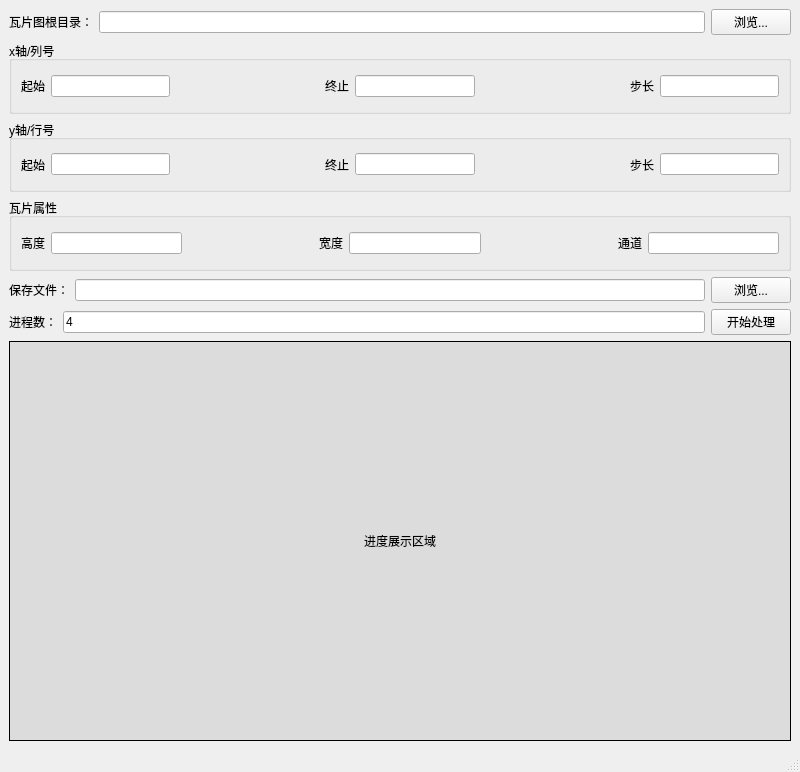
<?xml version="1.0" encoding="UTF-8"?>
<ui version="4.0">
 <class>MainWindow</class>
 <widget class="QMainWindow" name="MainWindow">
  <property name="geometry">
   <rect>
    <x>0</x>
    <y>0</y>
    <width>800</width>
    <height>772</height>
   </rect>
  </property>
  <property name="windowTitle">
   <string>瓦片图合并工具</string>
  </property>
  <widget class="QWidget" name="centralwidget">
   <layout class="QVBoxLayout" name="verticalLayout">
    <item>
     <layout class="QHBoxLayout" name="horizontalLayout_5">
      <item>
       <widget class="QLabel" name="label">
        <property name="text">
         <string>瓦片图根目录：</string>
        </property>
       </widget>
      </item>
      <item>
       <widget class="QLineEdit" name="tileDirEdit">
        <property name="text">
         <string/>
        </property>
       </widget>
      </item>
      <item>
       <widget class="QPushButton" name="browseTileDirBtn">
        <property name="text">
         <string>浏览...</string>
        </property>
       </widget>
      </item>
     </layout>
    </item>
    <item>
     <widget class="QGroupBox" name="xAxisGroup">
      <property name="title">
       <string>x轴/列号</string>
      </property>
      <layout class="QHBoxLayout" name="horizontalLayout">
       <item>
        <layout class="QHBoxLayout" name="horizontalLayout_4">
         <item>
          <widget class="QLabel" name="label_2">
           <property name="text">
            <string>起始</string>
           </property>
          </widget>
         </item>
         <item>
          <widget class="QLineEdit" name="xStartEdit">
           <property name="text">
            <string/>
           </property>
          </widget>
         </item>
        </layout>
       </item>
       <item>
        <spacer name="horizontalSpacer_3">
         <property name="orientation">
          <enum>Qt::Horizontal</enum>
         </property>
         <property name="sizeHint" stdset="0">
          <size>
           <width>40</width>
           <height>20</height>
          </size>
         </property>
        </spacer>
       </item>
       <item>
        <layout class="QHBoxLayout" name="horizontalLayout_7">
         <item>
          <widget class="QLabel" name="label_3">
           <property name="text">
            <string>终止</string>
           </property>
          </widget>
         </item>
         <item>
          <widget class="QLineEdit" name="xEndEdit">
           <property name="text">
            <string/>
           </property>
          </widget>
         </item>
        </layout>
       </item>
       <item>
        <spacer name="horizontalSpacer_6">
         <property name="orientation">
          <enum>Qt::Horizontal</enum>
         </property>
         <property name="sizeHint" stdset="0">
          <size>
           <width>40</width>
           <height>20</height>
          </size>
         </property>
        </spacer>
       </item>
       <item>
        <layout class="QHBoxLayout" name="horizontalLayout_8">
         <item>
          <widget class="QLabel" name="label_4">
           <property name="text">
            <string>步长</string>
           </property>
          </widget>
         </item>
         <item>
          <widget class="QLineEdit" name="xStepEdit">
           <property name="text">
            <string/>
           </property>
          </widget>
         </item>
        </layout>
       </item>
      </layout>
     </widget>
    </item>
    <item>
     <widget class="QGroupBox" name="yAxisGroup">
      <property name="title">
       <string>y轴/行号</string>
      </property>
      <layout class="QHBoxLayout" name="horizontalLayout_2">
       <item>
        <layout class="QHBoxLayout" name="horizontalLayout_3">
         <item>
          <widget class="QLabel" name="label_5">
           <property name="text">
            <string>起始</string>
           </property>
          </widget>
         </item>
         <item>
          <widget class="QLineEdit" name="yStartEdit">
           <property name="text">
            <string/>
           </property>
          </widget>
         </item>
        </layout>
       </item>
       <item>
        <spacer name="horizontalSpacer_4">
         <property name="orientation">
          <enum>Qt::Horizontal</enum>
         </property>
         <property name="sizeHint" stdset="0">
          <size>
           <width>40</width>
           <height>20</height>
          </size>
         </property>
        </spacer>
       </item>
       <item>
        <layout class="QHBoxLayout" name="horizontalLayout_9">
         <item>
          <widget class="QLabel" name="label_6">
           <property name="text">
            <string>终止</string>
           </property>
          </widget>
         </item>
         <item>
          <widget class="QLineEdit" name="yEndEdit">
           <property name="text">
            <string/>
           </property>
          </widget>
         </item>
        </layout>
       </item>
       <item>
        <spacer name="horizontalSpacer_5">
         <property name="orientation">
          <enum>Qt::Horizontal</enum>
         </property>
         <property name="sizeHint" stdset="0">
          <size>
           <width>40</width>
           <height>20</height>
          </size>
         </property>
        </spacer>
       </item>
       <item>
        <layout class="QHBoxLayout" name="horizontalLayout_10">
         <item>
          <widget class="QLabel" name="label_7">
           <property name="text">
            <string>步长</string>
           </property>
          </widget>
         </item>
         <item>
          <widget class="QLineEdit" name="yStepEdit">
           <property name="text">
            <string/>
           </property>
          </widget>
         </item>
        </layout>
       </item>
      </layout>
     </widget>
    </item>
    <item>
     <widget class="QGroupBox" name="groupBox_2">
      <property name="title">
       <string>瓦片属性</string>
      </property>
      <layout class="QHBoxLayout" name="horizontalLayout_11">
       <item>
        <widget class="QLabel" name="label_10">
         <property name="text">
          <string>高度</string>
         </property>
        </widget>
       </item>
       <item>
        <widget class="QLineEdit" name="tileLengthLineEdit">
         <property name="text">
          <string/>
         </property>
        </widget>
       </item>
       <item>
        <spacer name="horizontalSpacer">
         <property name="orientation">
          <enum>Qt::Horizontal</enum>
         </property>
         <property name="sizeHint" stdset="0">
          <size>
           <width>40</width>
           <height>20</height>
          </size>
         </property>
        </spacer>
       </item>
       <item>
        <widget class="QLabel" name="label_11">
         <property name="text">
          <string>宽度</string>
         </property>
        </widget>
       </item>
       <item>
        <widget class="QLineEdit" name="tileWidthLineEdit">
         <property name="text">
          <string/>
         </property>
        </widget>
       </item>
       <item>
        <spacer name="horizontalSpacer_2">
         <property name="orientation">
          <enum>Qt::Horizontal</enum>
         </property>
         <property name="sizeHint" stdset="0">
          <size>
           <width>40</width>
           <height>20</height>
          </size>
         </property>
        </spacer>
       </item>
       <item>
        <widget class="QLabel" name="label_7">
         <property name="text">
          <string>通道</string>
         </property>
        </widget>
       </item>
       <item>
        <widget class="QLineEdit" name="tileChannelsLineEdit">
         <property name="text">
          <string/>
         </property>
        </widget>
       </item>
      </layout>
     </widget>
    </item>
    <item>
     <layout class="QHBoxLayout" name="horizontalLayout_6">
      <item>
       <widget class="QLabel" name="label_8">
        <property name="text">
         <string>保存文件：</string>
        </property>
       </widget>
      </item>
      <item>
       <widget class="QLineEdit" name="saveFileEdit">
        <property name="text">
         <string/>
        </property>
       </widget>
      </item>
      <item>
       <widget class="QPushButton" name="browseSaveFileBtn">
        <property name="text">
         <string>浏览...</string>
        </property>
       </widget>
      </item>
     </layout>
    </item>
    <item>
     <layout class="QHBoxLayout" name="horizontalLayout_12">
      <item>
       <widget class="QLabel" name="label_9">
        <property name="text">
         <string>进程数：</string>
        </property>
       </widget>
      </item>
      <item>
       <widget class="QLineEdit" name="nProcEdit">
        <property name="text">
         <string>4</string>
        </property>
       </widget>
      </item>
      <item>
       <widget class="QPushButton" name="processBtn">
        <property name="text">
         <string>开始处理</string>
        </property>
       </widget>
      </item>
     </layout>
    </item>
    <item>
     <widget class="QLabel" name="imageLabel">
      <property name="minimumSize">
       <size>
        <width>300</width>
        <height>400</height>
       </size>
      </property>
      <property name="autoFillBackground">
       <bool>false</bool>
      </property>
      <property name="styleSheet">
       <string notr="true">background-color:rgb(220, 220, 220)</string>
      </property>
      <property name="frameShape">
       <enum>QFrame::Box</enum>
      </property>
      <property name="frameShadow">
       <enum>QFrame::Plain</enum>
      </property>
      <property name="text">
       <string>进度展示区域</string>
      </property>
      <property name="alignment">
       <set>Qt::AlignCenter</set>
      </property>
     </widget>
    </item>
   </layout>
  </widget>
  <widget class="QStatusBar" name="statusbar"/>
 </widget>
 <resources/>
 <connections/>
</ui>
